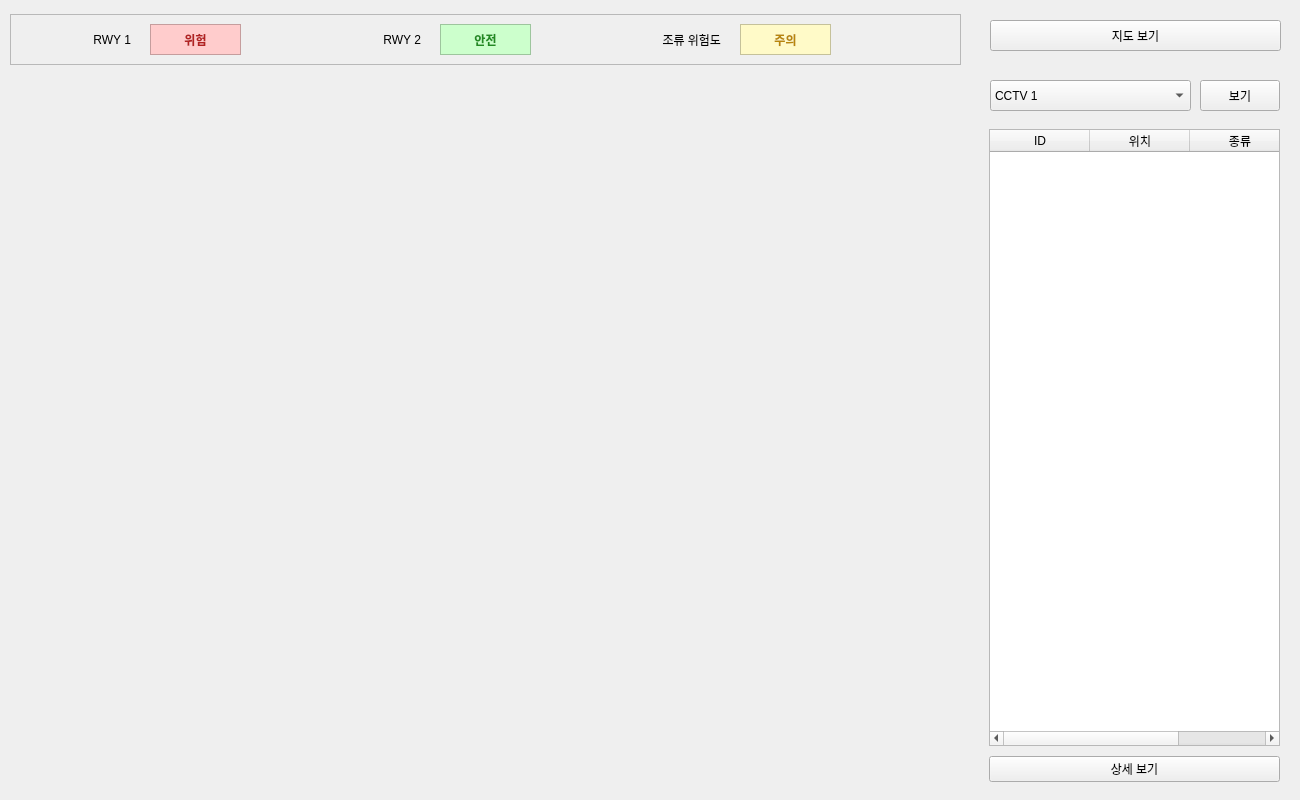
<?xml version="1.0" encoding="UTF-8"?>
<ui version="4.0">
 <class>Form</class>
 <widget class="QWidget" name="Form">
  <property name="geometry">
   <rect>
    <x>0</x>
    <y>0</y>
    <width>1300</width>
    <height>800</height>
   </rect>
  </property>
  <property name="windowTitle">
   <string>Form</string>
  </property>
  <widget class="QFrame" name="frame">
   <property name="geometry">
    <rect>
     <x>10</x>
     <y>14</y>
     <width>951</width>
     <height>51</height>
    </rect>
   </property>
   <property name="frameShape">
    <enum>QFrame::StyledPanel</enum>
   </property>
   <property name="frameShadow">
    <enum>QFrame::Raised</enum>
   </property>
   <widget class="QLabel" name="label_bird_risk_status">
    <property name="geometry">
     <rect>
      <x>730</x>
      <y>10</y>
      <width>91</width>
      <height>31</height>
     </rect>
    </property>
    <property name="styleSheet">
     <string>background-color: #fffac8; color: #b8860b; font-weight: bold;</string>
    </property>
    <property name="frameShape">
     <enum>QFrame::StyledPanel</enum>
    </property>
    <property name="text">
     <string>주의</string>
    </property>
    <property name="alignment">
     <set>Qt::AlignCenter</set>
    </property>
   </widget>
   <widget class="QLabel" name="label_rwy1">
    <property name="geometry">
     <rect>
      <x>30</x>
      <y>10</y>
      <width>91</width>
      <height>31</height>
     </rect>
    </property>
    <property name="text">
     <string>RWY 1</string>
    </property>
    <property name="alignment">
     <set>Qt::AlignRight|Qt::AlignTrailing|Qt::AlignVCenter</set>
    </property>
   </widget>
   <widget class="QLabel" name="label_rwy2">
    <property name="geometry">
     <rect>
      <x>320</x>
      <y>10</y>
      <width>91</width>
      <height>31</height>
     </rect>
    </property>
    <property name="text">
     <string>RWY 2</string>
    </property>
    <property name="alignment">
     <set>Qt::AlignRight|Qt::AlignTrailing|Qt::AlignVCenter</set>
    </property>
   </widget>
   <widget class="QLabel" name="label_rwy2_status">
    <property name="geometry">
     <rect>
      <x>430</x>
      <y>10</y>
      <width>91</width>
      <height>31</height>
     </rect>
    </property>
    <property name="styleSheet">
     <string>background-color: #ccffcc; color: #228b22; font-weight: bold;</string>
    </property>
    <property name="frameShape">
     <enum>QFrame::StyledPanel</enum>
    </property>
    <property name="text">
     <string>안전</string>
    </property>
    <property name="alignment">
     <set>Qt::AlignCenter</set>
    </property>
   </widget>
   <widget class="QLabel" name="label_rwy1_status">
    <property name="geometry">
     <rect>
      <x>140</x>
      <y>10</y>
      <width>91</width>
      <height>31</height>
     </rect>
    </property>
    <property name="styleSheet">
     <string>background-color: #ffcccc; color: #b22222; font-weight: bold;</string>
    </property>
    <property name="frameShape">
     <enum>QFrame::StyledPanel</enum>
    </property>
    <property name="text">
     <string>위험</string>
    </property>
    <property name="alignment">
     <set>Qt::AlignCenter</set>
    </property>
   </widget>
   <widget class="QLabel" name="label_bird_risk">
    <property name="geometry">
     <rect>
      <x>620</x>
      <y>10</y>
      <width>91</width>
      <height>31</height>
     </rect>
    </property>
    <property name="text">
     <string>조류 위험도</string>
    </property>
    <property name="alignment">
     <set>Qt::AlignRight|Qt::AlignTrailing|Qt::AlignVCenter</set>
    </property>
   </widget>
  </widget>
  <widget class="QStackedWidget" name="map_cctv_stack">
   <property name="geometry">
    <rect>
     <x>0</x>
     <y>70</y>
     <width>971</width>
     <height>731</height>
    </rect>
   </property>
   <property name="minimumSize">
    <size>
     <width>600</width>
     <height>400</height>
    </size>
   </property>
   <widget class="QFrame" name="map_overlay_frame">
    <property name="frameShape">
     <enum>QFrame::NoFrame</enum>
    </property>
    <layout class="QGridLayout" name="overlayStack">
     <item row="3" column="0">
      <widget class="QLabel" name="label_map">
       <property name="minimumSize">
        <size>
         <width>600</width>
         <height>400</height>
        </size>
       </property>
       <property name="alignment">
        <set>Qt::AlignCenter</set>
       </property>
      </widget>
     </item>
     <item row="2" column="0">
      <widget class="QWidget" name="marker_overlay_placeholder" native="true"/>
     </item>
    </layout>
   </widget>
   <widget class="QLabel" name="label_cctv_1">
    <property name="text">
     <string>CCTV 1 영상</string>
    </property>
    <property name="alignment">
     <set>Qt::AlignCenter</set>
    </property>
   </widget>
   <widget class="QLabel" name="label_cctv_2">
    <property name="text">
     <string>CCTV 2 영상</string>
    </property>
    <property name="alignment">
     <set>Qt::AlignCenter</set>
    </property>
   </widget>
   <widget class="QLabel" name="label_cctv_3">
    <property name="text">
     <string>CCTV 3 영상</string>
    </property>
    <property name="alignment">
     <set>Qt::AlignCenter</set>
    </property>
   </widget>
  </widget>
  <widget class="QPushButton" name="btn_show_map">
   <property name="geometry">
    <rect>
     <x>990</x>
     <y>20</y>
     <width>291</width>
     <height>31</height>
    </rect>
   </property>
   <property name="text">
    <string>지도 보기</string>
   </property>
  </widget>
  <widget class="QComboBox" name="combo_cctv">
   <property name="geometry">
    <rect>
     <x>990</x>
     <y>80</y>
     <width>201</width>
     <height>31</height>
    </rect>
   </property>
   <item>
    <property name="text">
     <string>CCTV 1</string>
    </property>
   </item>
   <item>
    <property name="text">
     <string>CCTV 2</string>
    </property>
   </item>
  </widget>
  <widget class="QPushButton" name="btn_show_cctv">
   <property name="geometry">
    <rect>
     <x>1200</x>
     <y>80</y>
     <width>80</width>
     <height>31</height>
    </rect>
   </property>
   <property name="text">
    <string>보기</string>
   </property>
  </widget>
  <widget class="QStackedWidget" name="object_area">
   <property name="geometry">
    <rect>
     <x>980</x>
     <y>120</y>
     <width>309</width>
     <height>671</height>
    </rect>
   </property>
   <property name="currentIndex">
    <number>0</number>
   </property>
   <widget class="QWidget" name="object_table_page">
    <layout class="QVBoxLayout" name="objectTableLayout">
     <property name="spacing">
      <number>10</number>
     </property>
     <item>
      <widget class="QTableWidget" name="table_object_list">
       <property name="minimumSize">
        <size>
         <width>200</width>
         <height>400</height>
        </size>
       </property>
       <property name="frameShape">
        <enum>QFrame::StyledPanel</enum>
       </property>
       <column>
        <property name="text">
         <string>ID</string>
        </property>
       </column>
       <column>
        <property name="text">
         <string>위치</string>
        </property>
       </column>
       <column>
        <property name="text">
         <string>종류</string>
        </property>
       </column>
      </widget>
     </item>
     <item>
      <widget class="QPushButton" name="btn_detail">
       <property name="text">
        <string>상세 보기</string>
       </property>
      </widget>
     </item>
    </layout>
   </widget>
   <widget class="QWidget" name="detail_page">
    <layout class="QVBoxLayout" name="detailLayout"/>
   </widget>
  </widget>
 </widget>
 <resources/>
 <connections/>
</ui>
